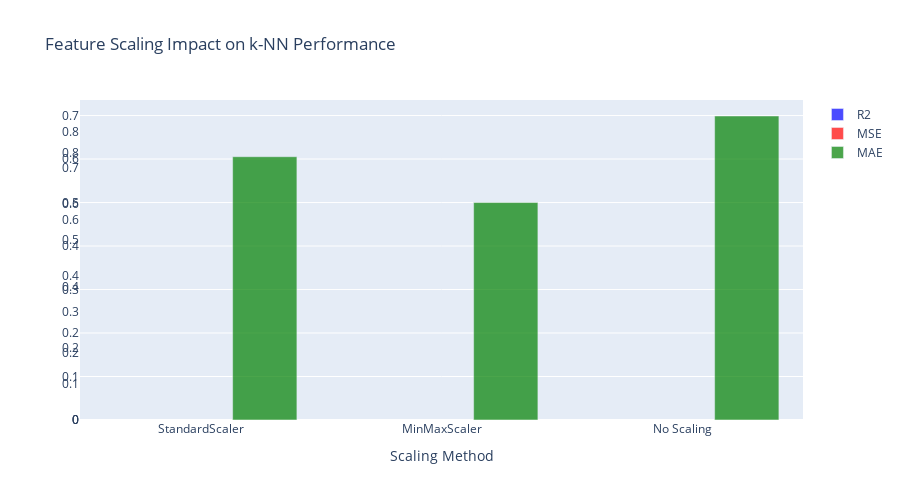
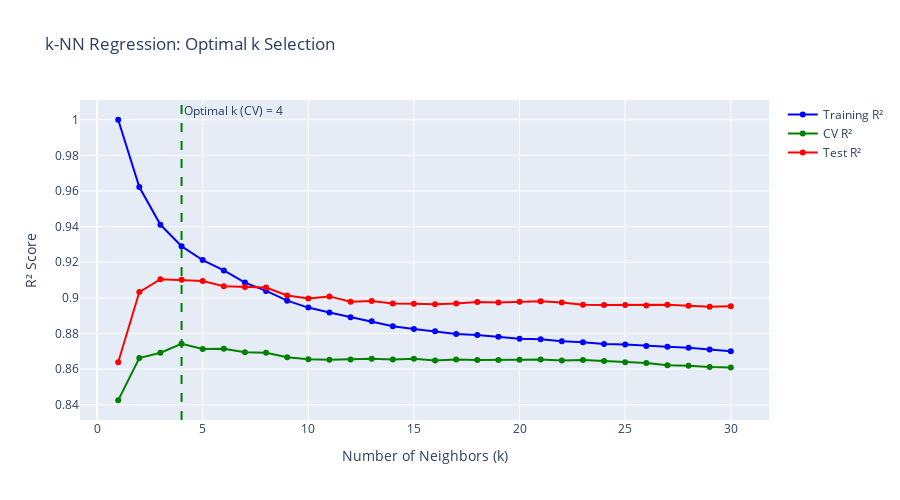
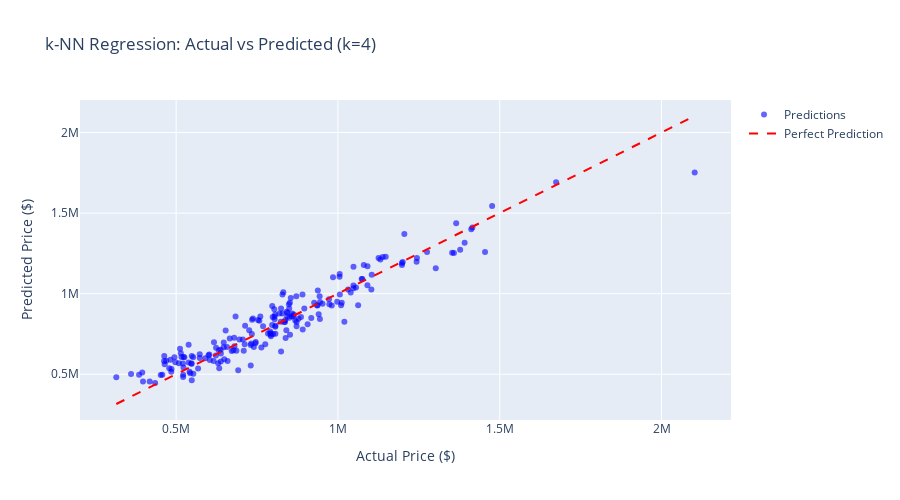

Notebook code cell kept with these figures, in order:
### Code cell
# 1. k-NN REGRESSION ANALYSIS
print(" 1. k-NN REGRESSION ANALYSIS")
print("=" * 33)

# Prepare regression data
reg_features = ['latitude', 'longitude', 'house_size', 'bedrooms', 'bathrooms',
 'age_years', 'neighborhood_quality', 'school_rating']
X_reg = regression_df[reg_features]
y_reg = regression_df['price']

# Split data
X_reg_train, X_reg_test, y_reg_train, y_reg_test = train_test_split(
 X_reg, y_reg, test_size=0.2, random_state=42
)

print(f"Training set: {X_reg_train.shape}")
print(f"Test set: {X_reg_test.shape}")

# Feature scaling comparison
scalers = {
 'StandardScaler': StandardScaler(),
 'MinMaxScaler': MinMaxScaler(),
 'No Scaling': None
}

scaling_results = {}

for scaler_name, scaler in scalers.items():
    if scaler is not None:
        X_reg_train_scaled = scaler.fit_transform(X_reg_train)
        X_reg_test_scaled = scaler.transform(X_reg_test)
    else:
        X_reg_train_scaled = X_reg_train.values
        X_reg_test_scaled = X_reg_test.values

    # Fit k-NN with default k=5
    knn_reg = KNeighborsRegressor(n_neighbors=5)
    knn_reg.fit(X_reg_train_scaled, y_reg_train)

    # Predictions
    y_reg_pred = knn_reg.predict(X_reg_test_scaled)

    # Metrics
    mse = mean_squared_error(y_reg_test, y_reg_pred)
    r2 = r2_score(y_reg_test, y_reg_pred)
    mae = mean_absolute_error(y_reg_test, y_reg_pred)

    scaling_results[scaler_name] = {
        'MSE': mse,
        'R2': r2,
        'MAE': mae,
        'RMSE': np.sqrt(mse)
    }

print(" Feature Scaling Impact on k-NN Regression:")
scaling_df = pd.DataFrame(scaling_results).T
print(scaling_df.round(4))

# Choose best scaling method
best_scaler_name = scaling_df['R2'].idxmax()
best_scaler = scalers[best_scaler_name]

print(f"\n Best scaling method: {best_scaler_name}")

# Scale data with best scaler
if best_scaler is not None:
    X_reg_train_final = best_scaler.fit_transform(X_reg_train)
    X_reg_test_final = best_scaler.transform(X_reg_test)
else:
    X_reg_train_final = X_reg_train.values
    X_reg_test_final = X_reg_test.values

# Visualize scaling impact
fig_scaling = go.Figure()

metrics = ['R2', 'MSE', 'MAE']
colors = ['blue', 'red', 'green']

for i, metric in enumerate(metrics):
    # Normalize metrics for comparison (R2 is already 0-1, others need normalization)
    if metric == 'R2':
        values = scaling_df[metric]
    else:
        values = 1 / (1 + scaling_df[metric] / scaling_df[metric].max()) # Inverse normalization

    fig_scaling.add_trace(
        go.Bar(
            x=scaling_df.index,
            y=values,
            name=metric,
            marker_color=colors[i],
            opacity=0.7,
            yaxis=f'y{i+1}' if i > 0 else 'y',
            offsetgroup=i
        )
    )

fig_scaling.update_layout(
 title="Feature Scaling Impact on k-NN Performance",
 xaxis_title="Scaling Method",
 barmode='group',
 height=500
)
fig_scaling.show()

# k-value optimization
print(f"\n Optimal k Selection:")

k_values = range(1, 31)
k_scores_cv = []
k_scores_train = []
k_scores_test = []

for k in k_values:
    knn_reg = KNeighborsRegressor(n_neighbors=k)

    # Cross-validation score
    cv_scores = cross_val_score(knn_reg, X_reg_train_final, y_reg_train, cv=5, scoring='r2')
    k_scores_cv.append(cv_scores.mean())

    # Training and test scores
    knn_reg.fit(X_reg_train_final, y_reg_train)
    k_scores_train.append(knn_reg.score(X_reg_train_final, y_reg_train))
    k_scores_test.append(knn_reg.score(X_reg_test_final, y_reg_test))

# Find optimal k
optimal_k_cv = k_values[np.argmax(k_scores_cv)]
optimal_k_test = k_values[np.argmax(k_scores_test)]

print(f"• Optimal k (CV): {optimal_k_cv} (R² = {max(k_scores_cv):.4f})")
print(f"• Optimal k (Test): {optimal_k_test} (R² = {max(k_scores_test):.4f})")

# Plot k optimization
fig_k_opt = go.Figure()

fig_k_opt.add_trace(
    go.Scatter(
        x=list(k_values),
        y=k_scores_train,
        mode='lines+markers',
        name='Training R²',
        line=dict(color='blue'),
        hovertemplate="k: %{x}<br>Training R²: %{y:.4f}<extra></extra>"
    )
)

fig_k_opt.add_trace(
    go.Scatter(
        x=list(k_values),
        y=k_scores_cv,
        mode='lines+markers',
        name='CV R²',
        line=dict(color='green'),
        hovertemplate="k: %{x}<br>CV R²: %{y:.4f}<extra></extra>"
    )
)

fig_k_opt.add_trace(
    go.Scatter(
        x=list(k_values),
        y=k_scores_test,
        mode='lines+markers',
        name='Test R²',
        line=dict(color='red'),
        hovertemplate="k: %{x}<br>Test R²: %{y:.4f}<extra></extra>"
    )
)

# Mark optimal k
fig_k_opt.add_vline(
    x=optimal_k_cv,
    line_dash="dash",
    line_color="green",
    annotation_text=f"Optimal k (CV) = {optimal_k_cv}"
)

fig_k_opt.update_layout(
    title="k-NN Regression: Optimal k Selection",
    xaxis_title="Number of Neighbors (k)",
    yaxis_title="R² Score",
    height=500
)
fig_k_opt.show()

# Fit final model with optimal k
knn_reg_optimal = KNeighborsRegressor(n_neighbors=optimal_k_cv)
knn_reg_optimal.fit(X_reg_train_final, y_reg_train)

# Final predictions
y_reg_pred_optimal = knn_reg_optimal.predict(X_reg_test_final)

# Final metrics
final_mse = mean_squared_error(y_reg_test, y_reg_pred_optimal)
final_r2 = r2_score(y_reg_test, y_reg_pred_optimal)
final_mae = mean_absolute_error(y_reg_test, y_reg_pred_optimal)

print(f"\n Final k-NN Regression Performance:")
print(f"• k = {optimal_k_cv}")
print(f"• Test R²: {final_r2:.4f}")
print(f"• Test RMSE: ${np.sqrt(final_mse):,.0f}")
print(f"• Test MAE: ${final_mae:,.0f}")

# Actual vs Predicted plot
fig_pred_reg = go.Figure()

fig_pred_reg.add_trace(
 go.Scatter(
 x=y_reg_test,
 y=y_reg_pred_optimal,
 mode='markers',
 marker=dict(color='blue', opacity=0.6),
 name='Predictions',
 hovertemplate="Actual: $%{x:,.0f}<br>Predicted: $%{y:,.0f}<extra></extra>"
 )
)

# Perfect prediction line
min_price = min(y_reg_test.min(), y_reg_pred_optimal.min())
max_price = max(y_reg_test.max(), y_reg_pred_optimal.max())

fig_pred_reg.add_trace(
 go.Scatter(
 x=[min_price, max_price],
 y=[min_price, max_price],
 mode='lines',
 line=dict(color='red', dash='dash'),
 name='Perfect Prediction',
 hovertemplate="Perfect Line<extra></extra>"
 )
)

fig_pred_reg.update_layout(
 title=f"k-NN Regression: Actual vs Predicted (k={optimal_k_cv})",
 xaxis_title="Actual Price ($)",
 yaxis_title="Predicted Price ($)",
 height=500
)
fig_pred_reg.show()

### Figure 1 — Plotly figure (JSON) as saved in the notebook; plotly's stock layout.template omitted (floating-point values rounded to 4 significant figures)
{"data": [{"marker": {"color": "blue"}, "name": "R2", "offsetgroup": "0", "opacity": 0.7, "type": "bar", "x": ["StandardScaler", "MinMaxScaler", "No Scaling"], "y": [0.802, 0.51, 0.9095], "yaxis": "y"}, {"marker": {"color": "red"}, "name": "MSE", "offsetgroup": "1", "opacity": 0.7, "type": "bar", "x": ["StandardScaler", "MinMaxScaler", "No Scaling"], "y": [0.7122, 0.5, 0.8441], "yaxis": "y2"}, {"marker": {"color": "green"}, "name": "MAE", "offsetgroup": "2", "opacity": 0.7, "type": "bar", "x": ["StandardScaler", "MinMaxScaler", "No Scaling"], "y": [0.6053, 0.5, 0.699], "yaxis": "y3"}], "layout": {"barmode": "group", "height": 500, "title": {"text": "Feature Scaling Impact on k-NN Performance"}, "xaxis": {"title": {"text": "Scaling Method"}}}}

### Figure 2 — Plotly figure (JSON) as saved in the notebook; plotly's stock layout.template omitted (floating-point values rounded to 4 significant figures)
{"data": [{"hovertemplate": "k: %{x}<br>Training R²: %{y:.4f}<extra></extra>", "line": {"color": "blue"}, "mode": "lines+markers", "name": "Training R²", "type": "scatter", "x": [1, 2, 3, 4, 5, 6, 7, 8, 9, 10, 11, 12, 13, 14, 15, 16, 17, 18, 19, 20, 21, 22, 23, 24, 25, 26, 27, 28, 29, 30], "y": [1, 0.9622, 0.941, 0.9289, 0.9212, 0.9154, 0.9086, 0.9039, 0.8984, 0.8945, 0.8918, 0.8891, 0.8868, 0.8841, 0.8826, 0.8812, 0.8797, 0.8791, 0.8782, 0.8771, 0.8768, 0.8756, 0.8751, 0.8741, 0.8738, 0.873, 0.8726, 0.872, 0.871, 0.8701]}, {"hovertemplate": "k: %{x}<br>CV R²: %{y:.4f}<extra></extra>", "line": {"color": "green"}, "mode": "lines+markers", "name": "CV R²", "type": "scatter", "x": [1, 2, 3, 4, 5, 6, 7, 8, 9, 10, 11, 12, 13, 14, 15, 16, 17, 18, 19, 20, 21, 22, 23, 24, 25, 26, 27, 28, 29, 30], "y": [0.8425, 0.8662, 0.8692, 0.8743, 0.8713, 0.8714, 0.8695, 0.8692, 0.8666, 0.8655, 0.8652, 0.8654, 0.8658, 0.8655, 0.8658, 0.8649, 0.8654, 0.8652, 0.8651, 0.8652, 0.8655, 0.8649, 0.8651, 0.8646, 0.8638, 0.8634, 0.8622, 0.8619, 0.8611, 0.8609]}, {"hovertemplate": "k: %{x}<br>Test R²: %{y:.4f}<extra></extra>", "line": {"color": "red"}, "mode": "lines+markers", "name": "Test R²", "type": "scatter", "x": [1, 2, 3, 4, 5, 6, 7, 8, 9, 10, 11, 12, 13, 14, 15, 16, 17, 18, 19, 20, 21, 22, 23, 24, 25, 26, 27, 28, 29, 30], "y": [0.8638, 0.9033, 0.9105, 0.9101, 0.9095, 0.9065, 0.9061, 0.9058, 0.9014, 0.8997, 0.9008, 0.8979, 0.8982, 0.8968, 0.8967, 0.8965, 0.8968, 0.8976, 0.8973, 0.8978, 0.8981, 0.8974, 0.8961, 0.896, 0.896, 0.8958, 0.8961, 0.8956, 0.8949, 0.8952]}], "layout": {"annotations": [{"showarrow": false, "text": "Optimal k (CV) = 4", "x": 4, "xanchor": "left", "xref": "x", "y": 1, "yanchor": "top", "yref": "y domain"}], "height": 500, "shapes": [{"line": {"color": "green", "dash": "dash"}, "type": "line", "x0": 4, "x1": 4, "xref": "x", "y0": 0, "y1": 1, "yref": "y domain"}], "title": {"text": "k-NN Regression: Optimal k Selection"}, "xaxis": {"title": {"text": "Number of Neighbors (k)"}}, "yaxis": {"title": {"text": "R² Score"}}}}

### Figure 3 — Plotly figure (JSON) as saved in the notebook; plotly's stock layout.template omitted (floating-point values rounded to 4 significant figures; data arrays with more than 128 entries replaced by an {"elided": "..."} marker saying what was removed)
{"data": [{"hovertemplate": "Actual: $%{x:,.0f}<br>Predicted: $%{y:,.0f}<extra></extra>", "marker": {"color": "blue", "opacity": 0.6}, "mode": "markers", "name": "Predictions", "type": "scatter", "x": {"elided": "200 float values"}, "y": {"elided": "200 float values"}}, {"hovertemplate": "Perfect Line<extra></extra>", "line": {"color": "red", "dash": "dash"}, "mode": "lines", "name": "Perfect Prediction", "type": "scatter", "x": [315100.0, 2103000.0], "y": [315100.0, 2103000.0]}], "layout": {"height": 500, "title": {"text": "k-NN Regression: Actual vs Predicted (k=4)"}, "xaxis": {"title": {"text": "Actual Price ($)"}}, "yaxis": {"title": {"text": "Predicted Price ($)"}}}}
